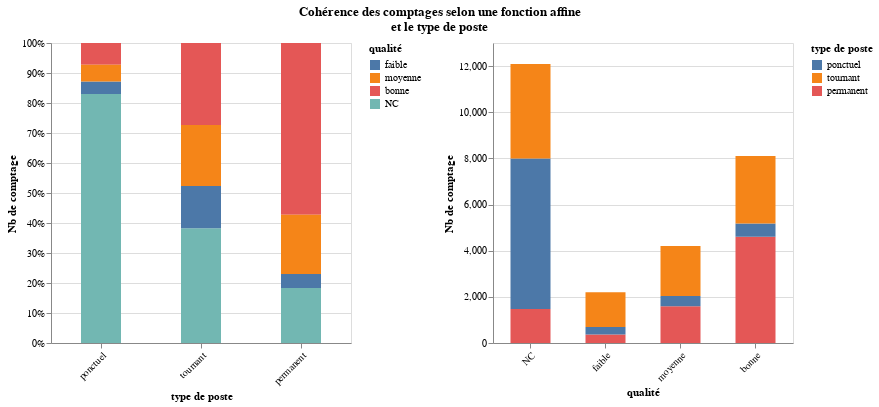

The notebook cell this image was saved under:
### Code cell
chart

### Figure 1 — Vega-Lite specification as saved in the notebook (floating-point values rounded to 4 significant figures)
{"config": {"view": {"continuousWidth": 400, "continuousHeight": 300}}, "hconcat": [{"mark": {"type": "bar", "width": 40}, "encoding": {"color": {"type": "nominal", "field": "txt_qualite", "legend": {"title": "qualité"}, "sort": ["faible", "moyenne", "bonne"]}, "order": {"type": "quantitative", "field": "note_coherence_fonction_affine_cptage", "sort": "ascending"}, "x": {"type": "nominal", "axis": {"labelAngle": 315, "title": "type de poste"}, "field": "type_poste", "sort": ["ponctuel", "tournant", "permanent"]}, "y": {"type": "quantitative", "axis": {"format": "%", "title": "Nb de comptage"}, "field": "id_comptag", "stack": "normalize"}}, "width": 300}, {"mark": {"type": "bar", "width": 40}, "encoding": {"color": {"type": "nominal", "field": "type_poste", "legend": {"title": "type de poste"}, "sort": ["ponctuel", "tournant", "permanent"]}, "order": {"type": "quantitative", "field": "note_coherence_fonction_affine_cptage", "sort": "ascending"}, "x": {"type": "nominal", "axis": {"labelAngle": 315, "title": "qualité"}, "field": "txt_qualite", "sort": ["NC", "faible", "moyenne", "bonne"]}, "y": {"type": "quantitative", "axis": {"title": "Nb de comptage"}, "field": "id_comptag"}}, "width": 300}], "data": {"name": "data-8896a8bd07b82b7b065b79b4301bc7f1"}, "resolve": {"legend": {"color": "independent"}, "scale": {"color": "independent"}}, "title": {"text": ["Cohérence des comptages selon une fonction affine", "et le type de poste"], "anchor": "middle"}, "$schema": "https://vega.github.io/schema/vega-lite/v4.8.1.json", "datasets": {"data-8896a8bd07b82b7b065b79b4301bc7f1": [{"txt_qualite": "NC", "note_coherence_fonction_affine_cptage": 0, "type_poste": "permanent", "id_comptag": 1477}, {"txt_qualite": "NC", "note_coherence_fonction_affine_cptage": 0, "type_poste": "ponctuel", "id_comptag": 6522}, {"txt_qualite": "NC", "note_coherence_fonction_affine_cptage": 0, "type_poste": "tournant", "id_comptag": 4090}, {"txt_qualite": "bonne", "note_coherence_fonction_affine_cptage": 3, "type_poste": "permanent", "id_comptag": 4608}, {"txt_qualite": "bonne", "note_coherence_fonction_affine_cptage": 3, "type_poste": "ponctuel", "id_comptag": 573}, {"txt_qualite": "bonne", "note_coherence_fonction_affine_cptage": 3, "type_poste": "tournant", "id_comptag": 2926}, {"txt_qualite": "faible", "note_coherence_fonction_affine_cptage": 1, "type_poste": "permanent", "id_comptag": 372}, {"txt_qualite": "faible", "note_coherence_fonction_affine_cptage": 1, "type_poste": "ponctuel", "id_comptag": 326}, {"txt_qualite": "faible", "note_coherence_fonction_affine_cptage": 1, "type_poste": "tournant", "id_comptag": 1501}, {"txt_qualite": "moyenne", "note_coherence_fonction_affine_cptage": 2, "type_poste": "permanent", "id_comptag": 1594}, {"txt_qualite": "moyenne", "note_coherence_fonction_affine_cptage": 2, "type_poste": "ponctuel", "id_comptag": 438}, {"txt_qualite": "moyenne", "note_coherence_fonction_affine_cptage": 2, "type_poste": "tournant", "id_comptag": 2174}]}}
